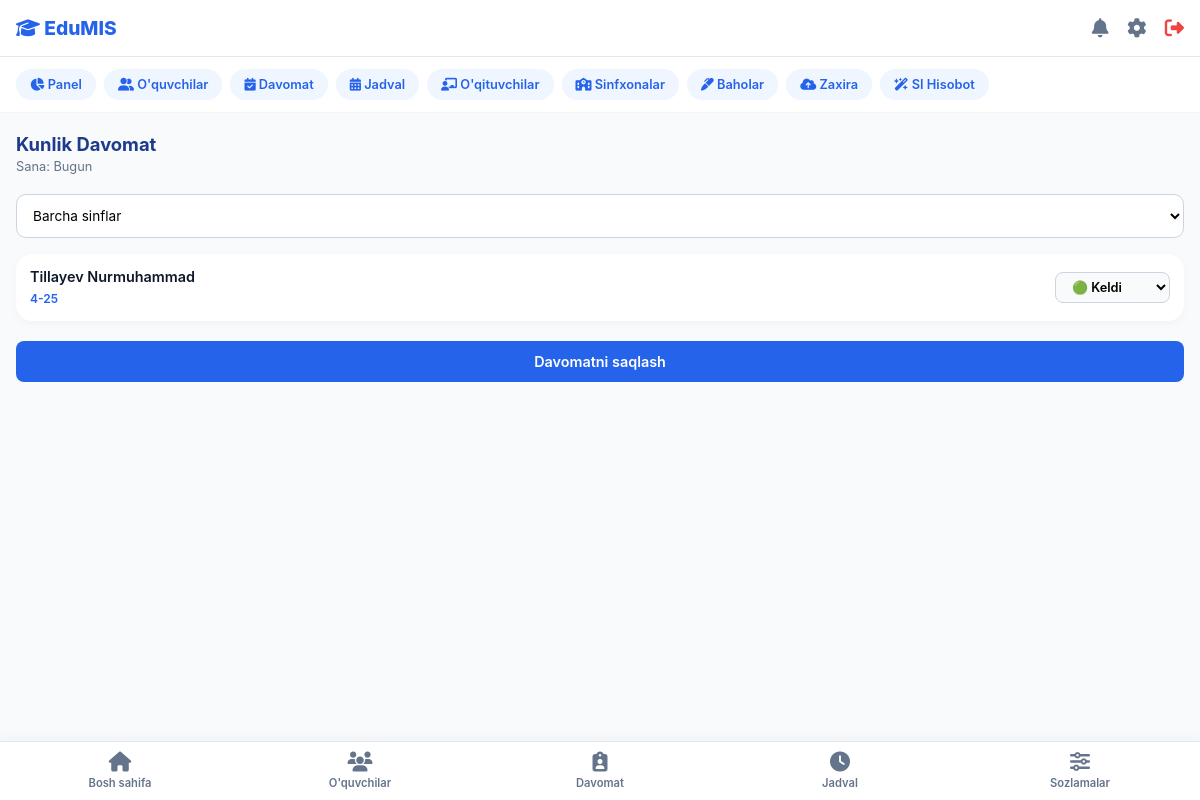
The app's page /attendance (signed in) with its own data.
### tables this page shows
CREATE TABLE students (
        id INTEGER PRIMARY KEY AUTOINCREMENT,
        user_id INTEGER NOT NULL,
        class_id TEXT,
        birth_date TEXT,
        FOREIGN KEY(user_id) REFERENCES users(id) ON DELETE CASCADE
    );

CREATE TABLE users (
        id INTEGER PRIMARY KEY AUTOINCREMENT,
        username TEXT UNIQUE NOT NULL,
        password TEXT NOT NULL,
        role TEXT NOT NULL,
        full_name TEXT NOT NULL,
        gender TEXT
    , phone TEXT, email TEXT, position TEXT, theme TEXT DEFAULT 'light', language TEXT DEFAULT 'uz', notify_grades INTEGER DEFAULT 1, notify_attendance INTEGER DEFAULT 1, notify_homework INTEGER DEFAULT 1);

### app.py (the view, shortened to what this page needs)
@app.route('/attendance', methods=['GET', 'POST'])
@role_required('admin')
def manage_attendance():
    conn = get_db_connection()
    selected_class = request.args.get('class_id', '').strip()
    sql = 'SELECT s.id, u.full_name, s.class_id FROM students s JOIN users u ON s.user_id = u.id'
    params = []
    if selected_class:
        sql += ' WHERE s.class_id = ?'
        params.append(selected_class)
    sql += ' ORDER BY u.full_name'
    students = conn.execute(sql, params).fetchall()
    all_classes = [
        row['class_id'] for row in
        conn.execute('SELECT DISTINCT class_id FROM students WHERE class_id IS NOT NULL ORDER BY class_id').fetchall()
    ]
    conn.close()
    return render_template(
        'attendance.html', students=students, datetime=datetime,
        selected_class=selected_class, all_classes=all_classes
    )

### app.py (called while the page is built)
def t(key):
    lang = session.get('language', 'uz')
    return translate(key, lang)

def get_db_connection():
    conn = sqlite3.connect(DB_NAME)
    conn.row_factory = sqlite3.Row
    conn.execute('PRAGMA foreign_keys = ON')
    return conn

def role_required(*roles):
    def decorator(view):
        @wraps(view)
        def wrapped(*args, **kwargs):
            if 'user_id' not in session:
                flash("Iltimos, avval tizimga kiring.", "error")
                return redirect(url_for('login'))
            if session.get('role') not in roles:
                flash("Bu amal uchun sizda ruxsat yo'q.", "error")
                return redirect(url_for('dashboard'))
            return view(*args, **kwargs)
        return wrapped
    return decorator

### translations.py (called while the page is built)
def translate(key, lang='uz'):
    entry = TRANSLATIONS.get(key)
    if not entry:
        return key
    return entry.get(lang) or entry.get('uz') or key

### templates/attendance.html (shortened to what this page needs)
{% extends 'base.html' %}
{% block content %}
<div style="padding: 0 16px; margin-top: 20px; padding-bottom: 60px;">
    <div style="margin-bottom: 20px;">
        <h3 style="font-size: 1.15rem; font-weight: 700; color: #1e3a8a; margin-bottom: 4px;">Kunlik Davomat</h3>
        <p style="font-size: 0.8rem; color: #64748b;">Sana: Bugun</p>
    </div>
    <form action="/attendance" method="GET" style="margin-bottom: 16px;">
        <select name="class_id" onchange="this.form.submit()"
                style="width: 100%; padding: 12px; border: 1px solid #cbd5e1; border-radius: 10px; font-size: 0.85rem; outline: none; background: white;">
            <option value="">Barcha sinflar</option>
        </select>
    </form>
    <form action="/attendance" method="POST">
        <div style="display: flex; flex-direction: column; gap: 12px; margin-bottom: 20px;">
            {% for student in students %}
            <div style="background: white; border-radius: 16px; padding: 14px; display: flex; justify-content: space-between; align-items: center; box-shadow: 0 2px 8px rgba(0,0,0,0.03);">
                <div>
                    <h4 style="font-size: 0.9rem; font-weight: 600; color: #0f172a; margin-bottom: 2px;">{{ student.full_name }}</h4>
                    <span style="font-size: 0.75rem; color: #2563eb; font-weight: 600;">{{ student.class_id }}</span>
                </div>
                <select name="status_{{ student.id }}" style="padding: 6px 12px; border-radius: 8px; border: 1px solid #cbd5e1; font-size: 0.8rem; font-weight: 600; outline: none; background: #f8fafc;">
                    <option value="Keldi">🟢 Keldi</option>
                </select>
            </div>
            {% else %}
            <p style="text-align: center; color: #94a3b8; padding: 20px; font-size: 0.85rem;">
                {% if selected_class %}Bu sinfda o'quvchi topilmadi.{% else %}Davomat olish uchun avval o'quvchilar ro'yxatidan o'quvchi qo'shing.{% endif %}
            </p>
            {% endfor %}
        </div>
        {% if students %}
        <button type="submit" style="width: 100%; padding: 12px; background: #2563eb; color: white; border: none; border-radius: 8px; font-weight: 600; font-size: 0.9rem; cursor: pointer;">
            Davomatni saqlash
        </button>
        {% endif %}
    </form>
</div>
{% endblock %}

### templates/base.html (style rules this page uses)
:root { --bg-light: #f8fafc; --primary-blue: #2563eb; --text-dark: #0f172a; --text-muted: #64748b; --card-bg: white; --border-color: #e2e8f0; }
* { margin: 0; padding: 0; box-sizing: border-box; font-family: '-apple-system', BlinkMacSystemFont, "Segoe UI", Roboto, Helvetica, Arial, sans-serif; }
body { background-color: var(--bg-light); color: var(--text-dark); padding-bottom: 80px; }

### records on screen
students: full_name "Tillayev Nurmuhammad", class_id "4-25", id "🟢 Keldi"

### other values on screen
{{ t('nav_panel') }} "Panel"
{{ t('nav_students') }} "O'quvchilar"
{{ t('nav_attendance') }} "Davomat"
{{ t('nav_schedule') }} "Jadval"
{{ t('nav_teachers') }} "O'qituvchilar"
{{ t('nav_classrooms') }} "Sinfxonalar"
{{ t('nav_grades') }} "Baholar"
{{ t('nav_backup') }} "Zaxira"
{{ t('nav_ai_report') }} "SI Hisobot"
{{ t('nav_home') }} "Bosh sahifa"
{{ t('nav_settings') }} "Sozlamalar"
